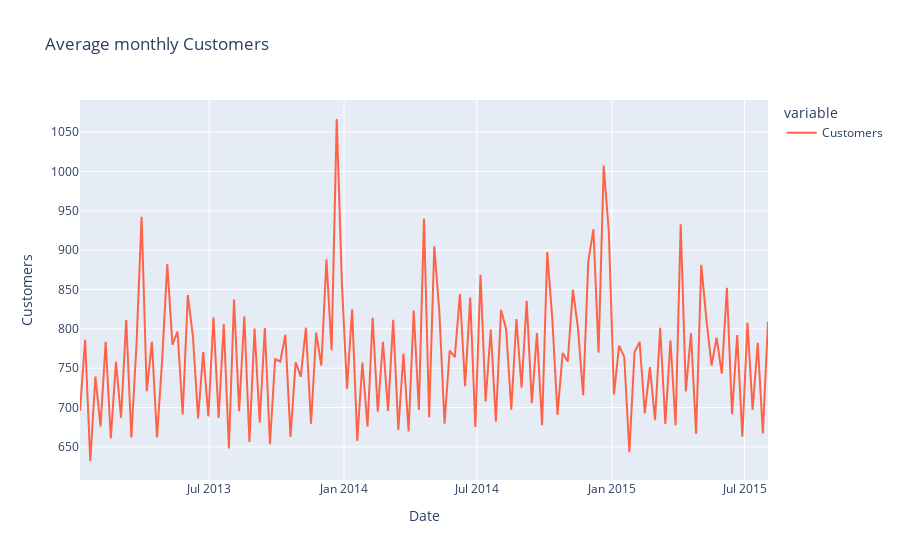

Source (notebook cell):
### Code cell
plot_stats(train,'Customers')

### Figure 1 — Plotly figure (JSON) as saved in the notebook; plotly's stock layout.template omitted (floating-point values rounded to 4 significant figures; data arrays with more than 128 entries replaced by an {"elided": "..."} marker saying what was removed)
{"data": [{"hovertemplate": "variable=Customers<br>Date=%{x}<br>value=%{y}<extra></extra>", "legendgroup": "Customers", "line": {"color": "tomato", "dash": "solid"}, "marker": {"symbol": "circle"}, "mode": "lines", "name": "Customers", "orientation": "v", "showlegend": true, "type": "scatter", "x": {"elided": "135 str values"}, "xaxis": "x", "y": {"elided": "135 float values"}, "yaxis": "y"}], "layout": {"legend": {"title": {"text": "variable"}, "tracegroupgap": 0}, "title": {"text": "Average monthly Customers"}, "xaxis": {"anchor": "y", "domain": [0, 1], "title": {"text": "Date"}}, "yaxis": {"anchor": "x", "domain": [0, 1], "title": {"text": "Customers"}}}}
